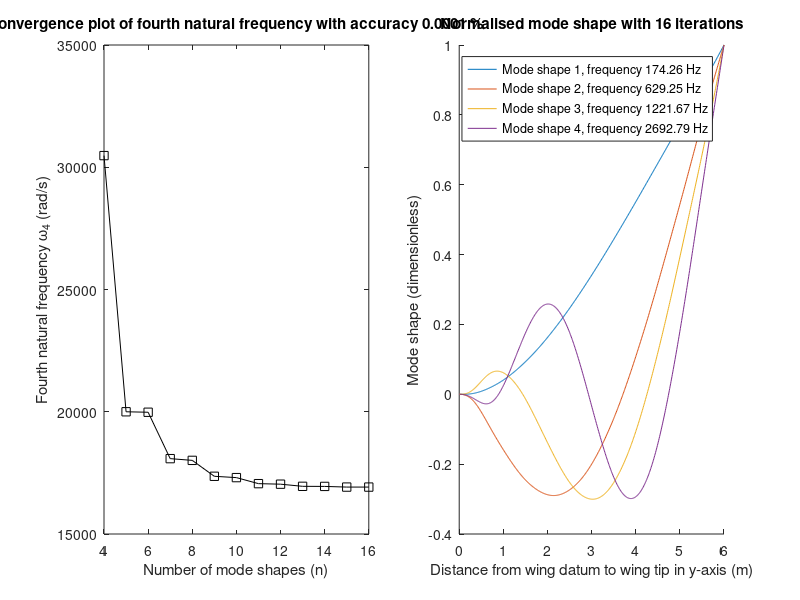

Here is the MATLAB script that generated this plot:
clear; close all; clc;

n           = 3;
E           = 8 * ((10)^(11));
rho         = 150;
L           = 6;
m_E         = 211;
L_E         = L/8;
x_axis      = 0:0.01:L;

A           = @(y) 0.1.*(1 - (y./L));
I           = @(y) 0.0005.*(1 - (5/6).*(y./L) + (1/3).*((y./L).^2));

omega_4     = 0;
diff        = 100;
acc         = 0.01;
omega_4M    = zeros(20,2);
V           = zeros(n,n);
recpow      = 14    ;

while (diff >= acc)
    omega_4p    = omega_4;
    n           = n + 1;
    M           = zeros(n,n);
    M_engine    = zeros(n,n);
    M_wing      = zeros(n,n);
    K           = zeros(n,n);
    V_sort      = zeros(n,n);

    for i = 1:n
        for j = 1:n
            phii            = @(y) ((y-L).*sin((pi.*i.*y)./L))./(pi.^3.*L.*i.^3)+(3.*cos((pi.*i.*y)./L))/(pi.^4.*i.^4)+(-(((-1).^i)./(pi.^2 .* L.^2 .* i.^2)).*y.^2)./2+((1)./(pi.^2 .* L .* i.^2)).*y + ((-3)./(pi.^4 .* i.^4));
            phij            = @(y) ((y-L).*sin((pi.*j.*y)./L))./(pi.^3.*L.*j.^3)+(3.*cos((pi.*j.*y)./L))/(pi.^4.*j.^4)+(-(((-1).^j)./(pi.^2 .* L.^2 .* j.^2)).*y.^2)./2+((1)./(pi.^2 .* L .* j.^2)).*y + ((-3)./(pi.^4 .* j.^4));
            M_engine(i,j)   = phii(L_E) .* phij(L_E) .* m_E;
            k_preint        = @(y) rho * A(y) .* phii(y) .* phij(y);
            M_wing(i,j)     = integral(k_preint,0,L);
            M(i,j)          = M_wing(i,j) + M_engine(i,j);
    
            phi_ppi         = @(y) (-pi.*i.*(y-L).*sin((pi.*i.*y)./L)-L.*cos((pi.*i.*y)./L))./(pi.^2.*L.^3.*i.^2)+-(((-1).^i)./(pi.^2 .* L.^2 .* i.^2));
            phi_ppj         = @(y) (-pi.*j.*(y-L).*sin((pi.*j.*y)./L)-L.*cos((pi.*j.*y)./L))./(pi.^2.*L.^3.*j.^2)+-(((-1)^j)./(pi.^2 .* L.^2 .* j.^2));
            p_preint        = @(y) E .* I(y) .* phi_ppi(y) .* phi_ppj(y);
            K(i,j)          = integral(p_preint,0,L);
        end
    end
    
    [V,d]           = eig(M\K);

    d               = diag(d);
    [d,Index]       = sort(d,'ascend');
    
    for i = 1:n
        V_sort(:,i) = V(:,Index(i));
    end
    
    omega_4         = sqrt(d(4,1));
    diff            = (abs(omega_4 - omega_4p)/omega_4) * 100;
    freq        = sqrt(d)./(2*pi);

    omega_4M(n-3,1) = n;
    omega_4M(n-3,2) = omega_4;
    
    if (rcond(M) < (10^(-recpow)))
        fprintf('%d',rcond(M));
        break;
    end
end

omega_4M = omega_4M(1:n-3,:); 

res = get(0,'screensize');
fig = figure;
set(fig, 'position', res);

subplot(1,2,1);
plot(omega_4M(:,1),omega_4M(:,2),'-sk');
title(sprintf('Convergence plot of fourth natural frequency with accuracy %-6.4f %%',diff));
xlabel('Number of mode shapes (n)');
ylabel('Fourth natural frequency \omega_4 (rad/s)');

subplot(1,2,2);
hold on

txt = cell(1,4);

for j = 1:1:4
    v_init      = zeros(1,length(x_axis));
    for i = 1:1:n
        phii    = @(y) ((y-L).*sin((pi.*i.*y)./L))./(pi.^3.*L.*i.^3)+(3.*cos((pi.*i.*y)./L))/(pi.^4.*i.^4)+(-(((-1).^i)./(pi.^2 .* L.^2 .* i.^2)).*y.^2)./2+((1)./(pi.^2 .* L .* i.^2)).*y + ((-3)./(pi.^4 .* i.^4));
        v_prod  = phii(x_axis) .* V_sort(i,j);
        v_init  = v_init + v_prod;
    end
    v_init      = v_init / v_init(end); 
    plot(x_axis,v_init);
    txt{j}      = sprintf('Mode shape %i, frequency %-6.2f Hz',j,freq(j,1));
end

legend(txt)
title(sprintf('Normalised mode shape with %i iterations', n));
xlabel('Distance from wing datum to wing tip in y-axis (m)');
ylabel('Mode shape (dimensionless)');
